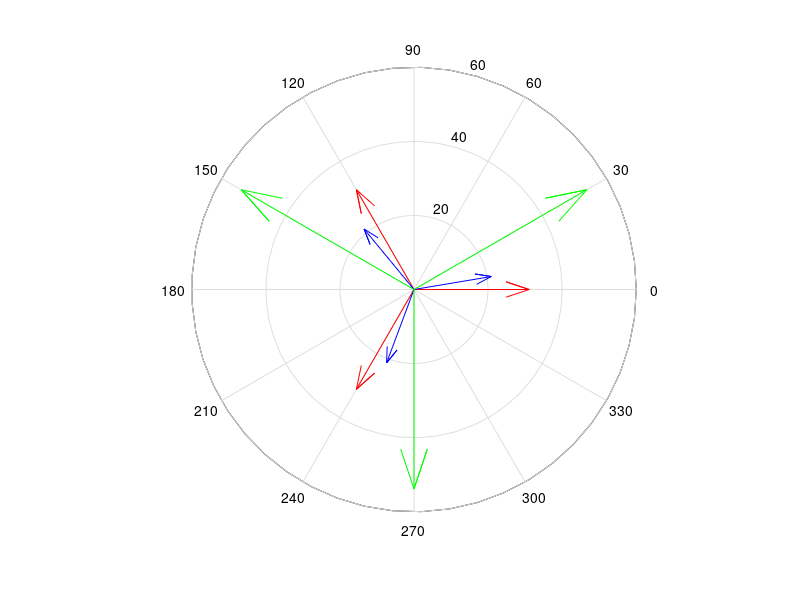

MATLAB code to generate this figure:
clear all
close all
clc

% INSERIMENTO DATI

A = 10; Z1 = 1-j*2; Z2 = 3-j; Z3 = 1+2*j; Z4 = 2+3*j; Z5 = 1+j; ZT = 2+j;

PFDES = 0.9; PHIDES = acos(0.9); w = 2*pi*50; 


% caratterizzazione carico a valle zt

IT = sqrt(3)*A; % Corrente di linea

PT = 3*real(A^2*ZT); QT = 3*imag(A^2*ZT); AT = sqrt(PT^2 + QT^2); ET = AT/(3*IT); VT = sqrt(3)*ET; 

% CARICO Z5

P5 = 3*real(Z5*IT^2); Q5 = imag(Z5*IT^2); 

% conservazione delle potenze in g

PG = PT + P5; QG = QT + Q5; AG = sqrt(PG^2 + QG^2); IG = IT; EG = AG/(3*IG); 

% CARIZO Z4 IN PARALLELO A STELLA 

P4 = 3*real(EG^2/conj(Z4)); Q4 = 3*imag(EG^2/conj(Z4)); 

% CONSERVAZIONE DELLE POTENZE IN H

PH = P4 + PG; 
QH = Q4 + QG 
AH = sqrt(PH^2 + QH^2); EH = EG; IH = AH/(3*EH) 

PHIH = atan(QH/PH); PFH = cos(PHIH)

if PFH<PFDES & QH > 0
    fprintf('E'' NECESSARIO RIFASARE \n')
else
    fprintf('NON E'' NECESSARIO RIFASARE! \n')
end

QDES = -QH + PH*tan(PHIDES); 

C = abs(QDES)/(3*EH^2*w)

ARIF = sqrt(PH^2 + QDES^2); IRIF = ARIF/(3*EH) 

if QDES<QH & IRIF<IH 
    fprintf('IL RIFASAMENTO FUNZIONA \n')
else 
    fprintf('IL RIFASAMENTO NON HA FUNZIONATO \n')
end

PHIRIF = atan(QDES/PH); 

% PASSAGGIO AI VASORI IN H LE GRANDEZZE SEGUENTI SI INTENDONO FASORIALI

E1H = EH;
E2H = E1H*exp(-j*2*pi/3);
E3H = E1H*exp(j*2*pi/3);

I1H = IRIF*exp(-j*PHIRIF);
I2H = I1H*exp(-j*2*pi/3);
I3H = I1H*exp(j*2*pi/3);

V12H = sqrt(3)*E1H*exp(j*pi/6);
V23H = V12H*exp(-j*2*pi/3);
V31H = V12H*exp(j*2*pi/3);

compass(E1H, 'r')
hold on
compass(E2H, 'r')
hold on
compass(E3H, 'r')
hold on
compass(I1H, 'b')
hold on
compass(I2H, 'b')
hold on
compass(I3H, 'b')
hold on
compass(V12H, 'g')
hold on
compass(V23H, 'g')
hold on
compass(V31H, 'g')

close gcf

W = real(-V31H*conj(I2H))

% FASORE SPOSTAMENTO CENTRO STELLA 

V0PRIMO0 = (E1H/Z1 + E2H/Z2 + E3H/Z3)/(1/Z1 + 1/Z2 + 1/Z3); 

V10PRIMO = E1H - V0PRIMO0;
V20PRIMO = E2H - V0PRIMO0;
V30PRIMO = E3H - V0PRIMO0;

% CORRENTI SUL CARICO 

IZ1 = V10PRIMO/Z1; PZ1 = Z1*abs(IZ1)^2;
IZ2 = V20PRIMO/Z2; PZ2 = Z2*abs(IZ2)^2;
IZ3 = V30PRIMO/Z3; PZ3 = Z3*abs(IZ3)^2;

% CORRENTI TOTALI 

I1 = IZ1 + I1H; 
A1 = abs(I1)

I2 = IZ2 + I2H;
A2 = abs(I2)

I3 = IZ3 + I3H;
A3 = abs(I3)

V = abs(V23H)

% VERIFICO CON BOUCHEROT

PU = PH + j*QDES + PZ1 + PZ2 + PZ3

PG = E1H*conj(I1) + E2H*conj(I2) + E3H*conj(I3)





